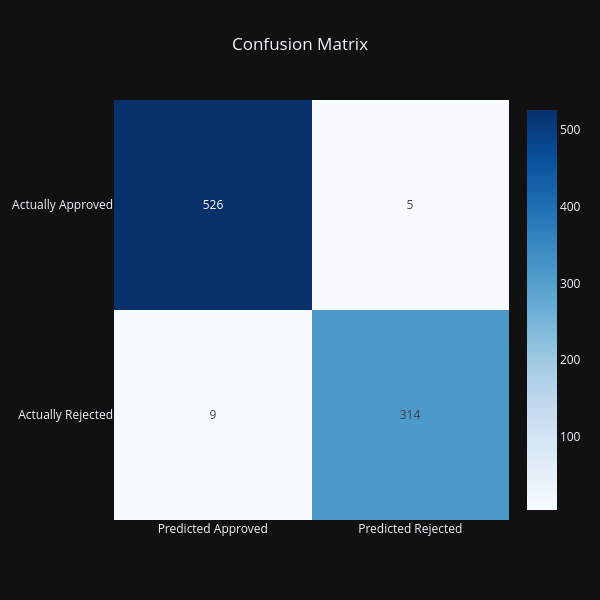

The code cell stored with this chart in its notebook:
### Markdown cell above
**2. Confusion Matrix**

### Code cell
cm = confusion_matrix(y_test, y_pred_s)
fig6 = px.imshow(cm,
                 zmax=cm.max(),
                 zmin=cm.min(),
                 title= "Confusion Matrix",
                 x=["Predicted Approved", "Predicted Rejected"],
                 y=["Actually Approved", "Actually Rejected"],
                 color_continuous_scale="Blues",
                 text_auto= True,
                 aspect='auto',
                 template='plotly_dark').update_layout(title_x=0.5,
                                                       height=600,
                                                       width=600).show()

### Figure 1 — Plotly figure (JSON) as saved in the notebook; plotly's stock layout.template omitted (floating-point values rounded to 4 significant figures)
{"data": [{"coloraxis": "coloraxis", "hovertemplate": "x: %{x}<br>y: %{y}<br>color: %{z}<extra></extra>", "name": "0", "texttemplate": "%{z}", "type": "heatmap", "x": ["Predicted Approved", "Predicted Rejected"], "xaxis": "x", "y": ["Actually Approved", "Actually Rejected"], "yaxis": "y", "z": [[526, 5], [9, 314]]}], "layout": {"coloraxis": {"cmax": 526, "cmin": 5, "colorscale": [[0, "rgb(247,251,255)"], [0.125, "rgb(222,235,247)"], [0.25, "rgb(198,219,239)"], [0.375, "rgb(158,202,225)"], [0.5, "rgb(107,174,214)"], [0.625, "rgb(66,146,198)"], [0.75, "rgb(33,113,181)"], [0.875, "rgb(8,81,156)"], [1, "rgb(8,48,107)"]]}, "height": 600, "title": {"text": "Confusion Matrix", "x": 0.5}, "width": 600, "xaxis": {"anchor": "y", "domain": [0, 1]}, "yaxis": {"anchor": "x", "autorange": "reversed", "domain": [0, 1]}}}
